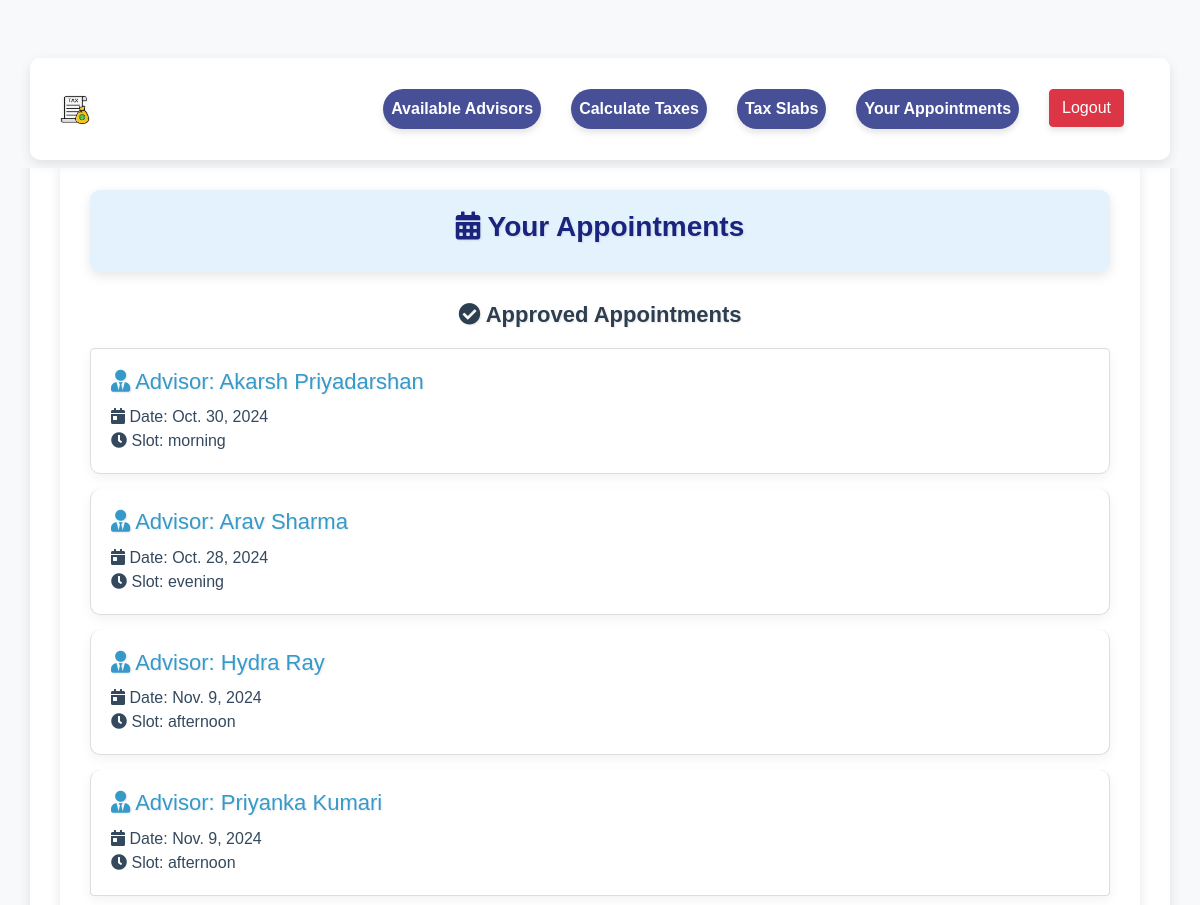
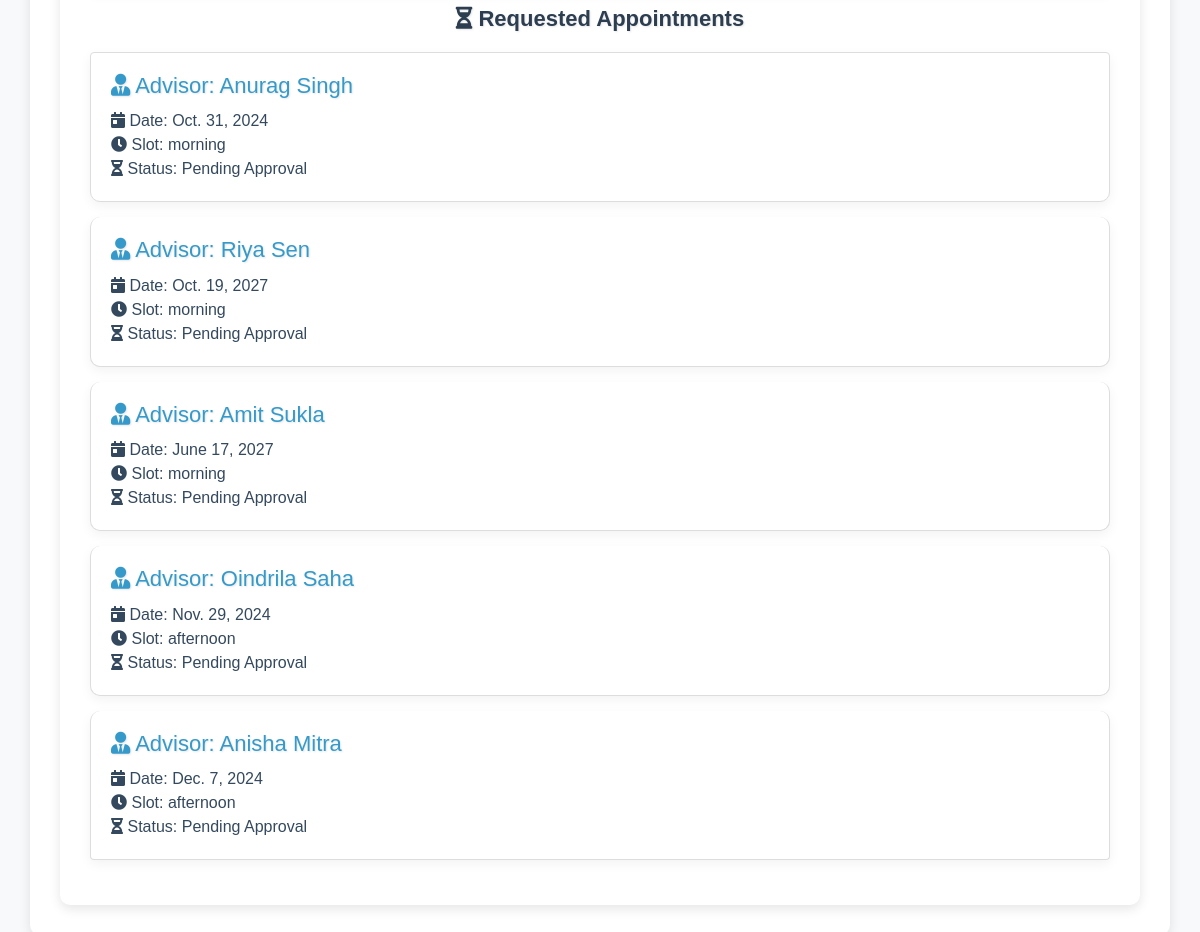
Screenshot of /user-appointments/ (signed in) with the database file from the repository (2 pictures, top to bottom).
### advisor/models.py (models this page shows, shortened)
class UserRequest(models.Model):
    user = models.ForeignKey(User, on_delete=models.CASCADE, related_name="requests")
    tax_advisor = models.ForeignKey(User, on_delete=models.CASCADE, related_name="advisor_requests")
    first_name = models.CharField(max_length=150)
    last_name = models.CharField(max_length=150)
    email = models.EmailField()
    approved = models.BooleanField(default=False)
    rejected = models.BooleanField(default=False)
    slot = models.CharField(max_length=100, null=True)  # Store the time slot as a string (can use choices)
    date = models.DateField(null=True)  # Store the appointment date

### base/views.py (the view)
# urls.py: path('user-appointments/', user_appointments_view, name='user_appointments'),
def user_appointments_view(request):
    user = request.user
    approved_appointments = UserRequest.objects.filter(user=user, approved=True)
    requested_appointments = UserRequest.objects.filter(user=user, approved=False)
    context = {
        'approved_appointments': approved_appointments,
        'requested_appointments': requested_appointments,
    }
    return render(request, 'base/user_appointments.html', context)

### accounts/context_processor.py (called while the page is built)
def user_groups(request):
    user = request.user
    return {
        'is_admin': user.is_authenticated and user.is_superuser,
        'is_taxadvisor': user.is_authenticated and user.groups.filter(name='Tax Advisor').exists(),
        'is_indivual_user': user.is_authenticated and user.groups.filter(name='Individual User').exists(),
    }

### base/templates/base/user_appointments.html (shortened to what this page needs)
{% extends 'base.html' %}
{% block individual_style %}
    <link rel="stylesheet" href="https://maxcdn.bootstrapcdn.com/bootstrap/4.5.2/css/bootstrap.min.css">
    <link rel="stylesheet" href="https://cdnjs.cloudflare.com/ajax/libs/font-awesome/5.15.3/css/all.min.css">
{% endblock %}
{% block content %}
    <div class="container">
        <div class="main-heading">
            <h2><i class="fas fa-calendar-alt"></i> Your Appointments</h2>
        </div>
        <h2 class="sub-heading"><i class="fas fa-check-circle"></i> Approved Appointments</h2>
        <div class="list-group">
            {% if approved_appointments %}
                {% for appointment in approved_appointments %}
                    <div class="list-group-item">
                        <h5><i class="fas fa-user-tie"></i> <span class="advisor-label">Advisor:</span> {{ appointment.tax_advisor.get_full_name }}</h5>
                        <p>
                            <i class="fas fa-calendar-day"></i> Date: {{ appointment.date }}<br>
                            <i class="fas fa-clock"></i> Slot: {{ appointment.slot }}<br>
                        </p>
                    </div>
                {% endfor %}
            {% else %}
                <div class="alert alert-info">
                    <i class="fas fa-info-circle"></i> You have no approved appointments.
                </div>
            {% endif %}
        </div>
        <h2 class="sub-heading"><i class="fas fa-hourglass-half"></i> Requested Appointments</h2>
        <div class="list-group">
            {% if requested_appointments %}
                {% for appointment in requested_appointments %}
                    <div class="list-group-item">
                        <h5><i class="fas fa-user-tie"></i> <span class="advisor-label">Advisor:</span> {{ appointment.tax_advisor.get_full_name }}</h5>
                        <p>
                            <i class="fas fa-calendar-day"></i> Date: {{ appointment.date }}<br>
                            <i class="fas fa-clock"></i> Slot: {{ appointment.slot }}<br>
                            <i class="fas fa-hourglass-half"></i> Status: Pending Approval<br>
                        </p>
                    </div>
                {% endfor %}
            {% else %}
                <div class="alert alert-info" style="background-color: #317873; color: #ffffff;">
                    <i class="fas fa-info-circle"></i> You have no pending appointment requests.
                </div>
            {% endif %}
        </div>
    </div>
{% endblock %}

### templates/base.html (style rules this page uses)
body { padding-top: 56px; }

### base/templates/base/user_appointments.html (style rules this page uses)
body { background-color: #f8f9fa; font-family: 'Arial', sans-serif; }
.container { margin-top: 50px; padding: 30px; background-color: #ffffff; border-radius: 10px; box-shadow: 0 4px 12px rgba(0, 0, 0, 0.1); transition: transform 0.3s ease-in-out, box-shadow 0.3s ease-in-out; }
.main-heading { padding: 20px; background-color: #e3f2fd; border-radius: 10px; box-shadow: 0 4px 12px rgba(0, 0, 0, 0.1); margin-bottom: 30px; }
.main-heading h2 { color: #1a237e; text-align: center; font-size: 28px; font-weight: bold; text-shadow: 1px 1px 2px rgba(0, 0, 0, 0.1); }
.sub-heading { color: #2c3e50; margin-bottom: 20px; text-align: center; font-size: 22px; font-weight: bold; text-shadow: 1px 1px 2px rgba(0, 0, 0, 0.1); }
.list-group-item { border: 1px solid #ddd; margin-bottom: 15px; padding: 20px; border-radius: 10px; box-shadow: 0 4px 12px rgba(0, 0, 0, 0.05); transition: background-color 0.3s ease-in-out, box-shadow 0.3s ease-in-out; }
.list-group-item h5 { color: #359aca; font-size: 22px; margin-bottom: 10px; text-shadow: 1px 1px 2px rgba(0, 0, 0, 0.1); }
.list-group-item p { color: #34495e; font-size: 16px; margin-bottom: 0; }
.list-group-item .advisor-label { color: #359aca; }

### rows the page displays
UserRequest: tax_advisor.get_full_name "Akarsh Priyadarshan", date "Oct. 30, 2024", slot "morning"
UserRequest: tax_advisor.get_full_name "Arav Sharma", date "Oct. 28, 2024", slot "evening"
UserRequest: tax_advisor.get_full_name "Hydra Ray", date "Nov. 9, 2024", slot "afternoon"
UserRequest: tax_advisor.get_full_name "Priyanka Kumari", date "Nov. 9, 2024", slot "afternoon"
UserRequest: tax_advisor.get_full_name "Anurag Singh", date "Oct. 31, 2024", slot "morning"
UserRequest: tax_advisor.get_full_name "Riya Sen", date "Oct. 19, 2027", slot "morning"
UserRequest: tax_advisor.get_full_name "Amit Sukla", date "June 17, 2027", slot "morning"
UserRequest: tax_advisor.get_full_name "Oindrila Saha", date "Nov. 29, 2024", slot "afternoon"
UserRequest: tax_advisor.get_full_name "Anisha Mitra", date "Dec. 7, 2024", slot "afternoon"
